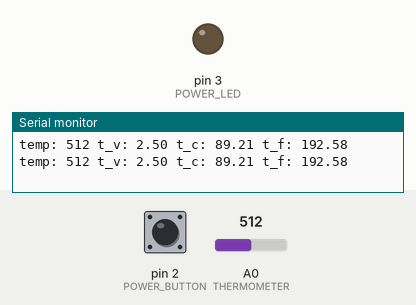
A sketch run on a simulated Arduino Uno, built with avr-gcc and run on an emulated ATmega328P. Shown: output pins drawn as LEDs (lit = HIGH), the last lines printed to the serial monitor. The test bench sets the inputs (shaded band); at power-on: pin 2 (POWER_BUTTON) LOW, A0 (THERMOMETER) = 512. Pins used as bus, display or sensor lines are not drawn.

Above: at 1.8 s.
1.9 s: pin 2 (POWER_BUTTON) pulled HIGH for 1.2 s
At 5.2 s:
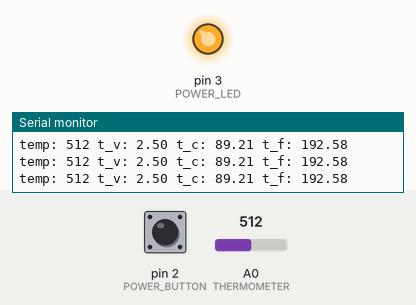
5.5 s: pin 2 (POWER_BUTTON) pulled HIGH for 3.2 s
At 9.3 s:
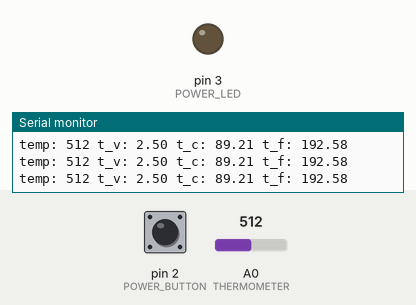
Timing chart, 0 to 10.8 s (numbered marks = the images above; inputs shaded):
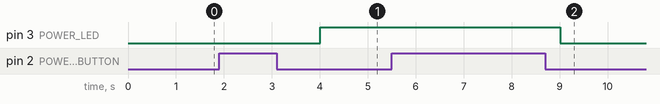

The sketch:

boiler.ino
```cpp
// Let's boil some water!

class Task {
public:
  virtual void run() = 0;
};

class Boil :
public Task {
public:
  virtual void run();
};

void Boil::run() {
  Serial.println("Boiling");
}

class Scheduler {
public:
  Scheduler();
  void in(unsigned long time, Task* task);
  inline void tick();
private:
  unsigned long _last;
  Task* _tasks[];
};

Scheduler::Scheduler() {
  tick();
}

void Scheduler::tick() {
  _last = millis();
}

void Scheduler::in(unsigned long time, Task* task) {
  Serial.println("Sheduled");
}

const int THERMOMETER   = A0,
POWER_BUTTON  = 2,
POWER_LED     = 3,
POWER_POT     = 4;

int       power_button_down    = LOW,
          power                = LOW,
          temp                 = 0;

float     t_v, t_c, t_f;

Scheduler schedule;

void setup() {
  //schedule = Scheduler();
  //Task* boil = new Boil();
  //schedule.in(500, boil);


  pinMode(POWER_BUTTON, INPUT);
  pinMode(POWER_LED,    OUTPUT);
  pinMode(POWER_POT,    OUTPUT);
  Serial.begin(9600);
}

void loop() {
  // schedule.tick();

  int power_button = digitalRead(POWER_BUTTON);
  if(power_button == HIGH && power_button_down == LOW) {
    power_button_down = HIGH;
  }
  if(power_button == LOW && power_button_down == HIGH) {
    power_button_down = LOW;
    if(power == LOW) {
      power = HIGH;
    }
    else {
      power = LOW;
    }
  }
  digitalWrite(POWER_LED, power);
  digitalWrite(POWER_POT, power);

  temp = analogRead(THERMOMETER);
  Serial.print("temp: ");
  Serial.print(temp);

  t_v  = (temp / 1024.0) * 5.0;
  Serial.print(" t_v: ");
  Serial.print(t_v);

  t_c = 0.3611 + (49.3436 * t_v) + (-5.5215 * pow(t_v, 2));
  Serial.print(" t_c: ");
  Serial.print(t_c);

  t_f = (t_c * 9.0 / 5.0) + 32.0;
  Serial.print(" t_f: ");
  Serial.println(t_f);

  delay(1000);
}
```

Measured:
- after the input at 1.9 s, pin 3 (POWER_LED): LOW → HIGH after 2.1 s
- after the input at 5.5 s, pin 3 (POWER_LED): HIGH → LOW after 3.5 s
